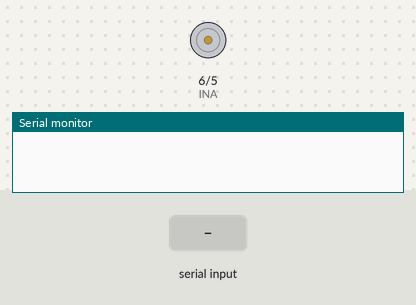
Simulated run of this sketch. Board: Arduino Uno, built with avr-gcc and run on an emulated ATmega328P. On the bench: motor-driver pin pairs drawn as motors (green arrow = first pin HIGH = forward, orange = second pin HIGH = backward, longer = more drive), the last lines printed to the serial monitor. The inputs (shaded band) are chosen by the test bench.

Above: at 1.2 s.
1.3 s: "1" received over the second serial link
At 1.6 s:
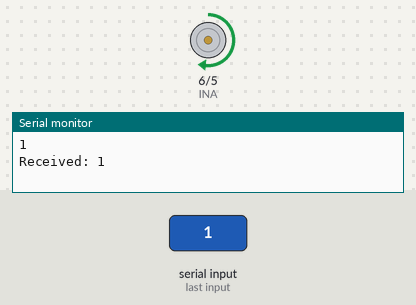
2.8 s: "2" received over the second serial link
At 4.0 s:
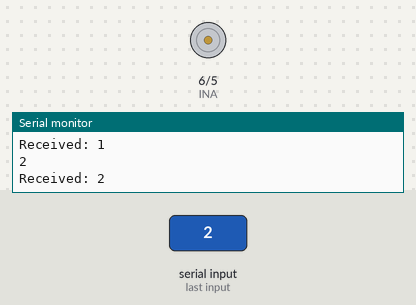
Timing chart, 0 to 5.8 s (numbered marks = the images above; inputs shaded):
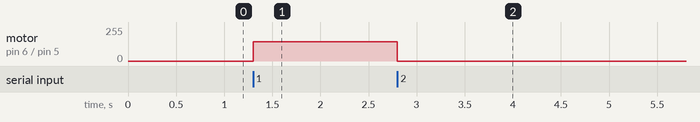

The sketch:

main.ino
```cpp
#include <SoftwareSerial.h>

int INA = 6;
int INB = 5;

SoftwareSerial bluetooth(9, 10);

void setup()
{
  pinMode(INA, OUTPUT);
  pinMode(INB, OUTPUT);
  bluetooth.begin(9600);
  Serial.begin(9600);
}

void loop()
{
  if (bluetooth.available())
  {
    char input = bluetooth.read();
    Serial.println(input);

    if (input == '1')
    {
      Serial.print("Received: ");
      Serial.println(input);

      analogWrite(INA, 400); // Establecer velocidad máxima hacia adelante
      digitalWrite(INB, LOW); // Dirección hacia adelante
    }
    else if (input == '2')
    {
      Serial.print("Received: ");
      Serial.println(input);

      analogWrite(INA, 0);   // Detener motor
      digitalWrite(INB, LOW); // Mantener freno bajo
    }
    // Añade más condiciones aquí para manejar otros comandos si es necesario
  }
}
```

Measured:
- after the input at 1.3 s, motor on pin 6 (INA) / pin 5 (INB): stopped → forward 144/255 at once
- after the input at 2.8 s, motor on pin 6 (INA) / pin 5 (INB): forward 144/255 → stopped at once
